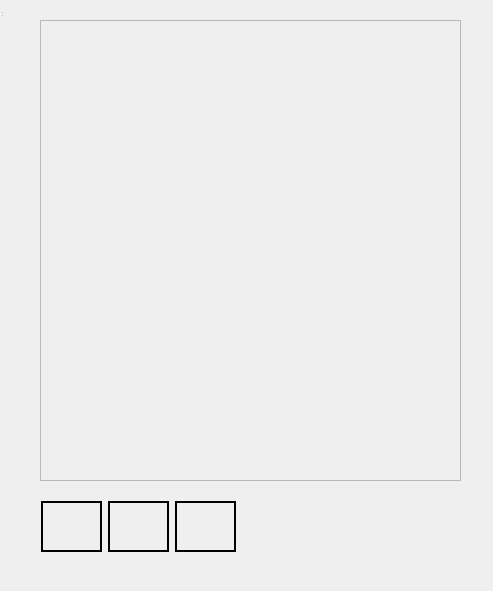
<?xml version="1.0" encoding="UTF-8"?>
<ui version="4.0">
 <class>dragdrop</class>
 <widget class="QDialog" name="dragdrop">
  <property name="geometry">
   <rect>
    <x>0</x>
    <y>0</y>
    <width>493</width>
    <height>591</height>
   </rect>
  </property>
  <property name="minimumSize">
   <size>
    <width>493</width>
    <height>591</height>
   </size>
  </property>
  <property name="maximumSize">
   <size>
    <width>493</width>
    <height>591</height>
   </size>
  </property>
  <property name="windowTitle">
   <string>dragwindow</string>
  </property>
  <widget class="QWidget" name="centralwidget" native="true">
   <property name="geometry">
    <rect>
     <x>0</x>
     <y>0</y>
     <width>501</width>
     <height>573</height>
    </rect>
   </property>
   <widget class="QFrame" name="frame">
    <property name="geometry">
     <rect>
      <x>40</x>
      <y>20</y>
      <width>421</width>
      <height>461</height>
     </rect>
    </property>
    <property name="minimumSize">
     <size>
      <width>421</width>
      <height>461</height>
     </size>
    </property>
    <property name="maximumSize">
     <size>
      <width>421</width>
      <height>461</height>
     </size>
    </property>
    <property name="autoFillBackground">
     <bool>true</bool>
    </property>
    <property name="frameShape">
     <enum>QFrame::StyledPanel</enum>
    </property>
    <property name="frameShadow">
     <enum>QFrame::Plain</enum>
    </property>
   </widget>
   <widget class="QWidget" name="layoutWidget">
    <property name="geometry">
     <rect>
      <x>41</x>
      <y>500</y>
      <width>197</width>
      <height>53</height>
     </rect>
    </property>
    <layout class="QHBoxLayout" name="horizontalLayout">
     <item>
      <widget class="QLabel" name="led_on">
       <property name="sizePolicy">
        <sizepolicy hsizetype="Preferred" vsizetype="Preferred">
         <horstretch>0</horstretch>
         <verstretch>0</verstretch>
        </sizepolicy>
       </property>
       <property name="maximumSize">
        <size>
         <width>61</width>
         <height>51</height>
        </size>
       </property>
       <property name="sizeIncrement">
        <size>
         <width>50</width>
         <height>50</height>
        </size>
       </property>
       <property name="layoutDirection">
        <enum>Qt::LeftToRight</enum>
       </property>
       <property name="frameShape">
        <enum>QFrame::Box</enum>
       </property>
       <property name="lineWidth">
        <number>2</number>
       </property>
       <property name="text">
        <string/>
       </property>
       <property name="textFormat">
        <enum>Qt::AutoText</enum>
       </property>
       <property name="pixmap">
        <pixmap>../../../res/PNG/led (2).png</pixmap>
       </property>
       <property name="scaledContents">
        <bool>true</bool>
       </property>
       <property name="alignment">
        <set>Qt::AlignCenter</set>
       </property>
      </widget>
     </item>
     <item>
      <widget class="QLabel" name="led_off">
       <property name="sizePolicy">
        <sizepolicy hsizetype="Preferred" vsizetype="Preferred">
         <horstretch>0</horstretch>
         <verstretch>0</verstretch>
        </sizepolicy>
       </property>
       <property name="maximumSize">
        <size>
         <width>61</width>
         <height>51</height>
        </size>
       </property>
       <property name="sizeIncrement">
        <size>
         <width>50</width>
         <height>50</height>
        </size>
       </property>
       <property name="layoutDirection">
        <enum>Qt::LeftToRight</enum>
       </property>
       <property name="frameShape">
        <enum>QFrame::Box</enum>
       </property>
       <property name="frameShadow">
        <enum>QFrame::Plain</enum>
       </property>
       <property name="lineWidth">
        <number>2</number>
       </property>
       <property name="text">
        <string/>
       </property>
       <property name="textFormat">
        <enum>Qt::AutoText</enum>
       </property>
       <property name="pixmap">
        <pixmap>../../../res/PNG/led (1).png</pixmap>
       </property>
       <property name="scaledContents">
        <bool>true</bool>
       </property>
       <property name="alignment">
        <set>Qt::AlignCenter</set>
       </property>
      </widget>
     </item>
     <item>
      <widget class="QLabel" name="sleep">
       <property name="sizePolicy">
        <sizepolicy hsizetype="Preferred" vsizetype="Preferred">
         <horstretch>0</horstretch>
         <verstretch>0</verstretch>
        </sizepolicy>
       </property>
       <property name="maximumSize">
        <size>
         <width>61</width>
         <height>51</height>
        </size>
       </property>
       <property name="sizeIncrement">
        <size>
         <width>50</width>
         <height>50</height>
        </size>
       </property>
       <property name="layoutDirection">
        <enum>Qt::LeftToRight</enum>
       </property>
       <property name="frameShape">
        <enum>QFrame::Box</enum>
       </property>
       <property name="lineWidth">
        <number>2</number>
       </property>
       <property name="text">
        <string/>
       </property>
       <property name="textFormat">
        <enum>Qt::AutoText</enum>
       </property>
       <property name="pixmap">
        <pixmap>../../../res/PNG/time-to-sleep.png</pixmap>
       </property>
       <property name="scaledContents">
        <bool>true</bool>
       </property>
       <property name="alignment">
        <set>Qt::AlignCenter</set>
       </property>
      </widget>
     </item>
    </layout>
   </widget>
  </widget>
  <widget class="QStatusBar" name="statusbar">
   <property name="geometry">
    <rect>
     <x>0</x>
     <y>0</y>
     <width>3</width>
     <height>18</height>
    </rect>
   </property>
  </widget>
 </widget>
 <resources/>
 <connections/>
</ui>
